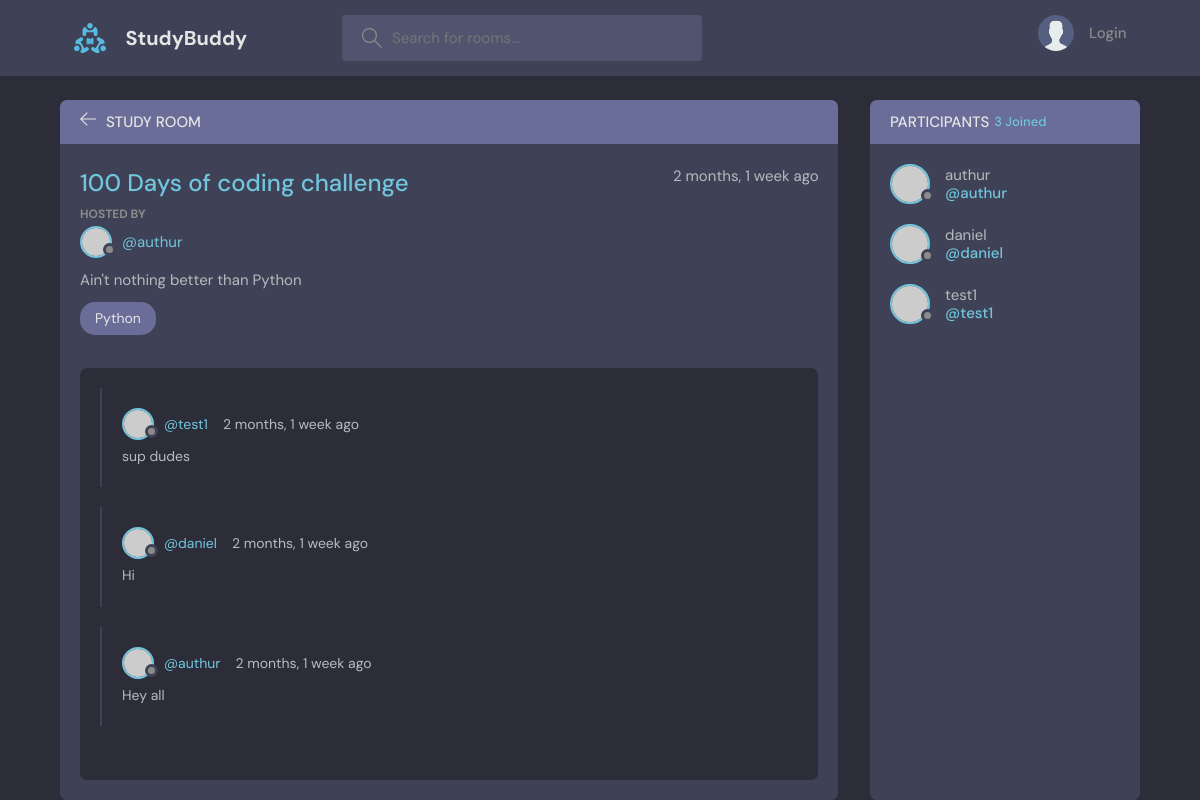
Page /room/2/ on the committed database.
### base/models.py (models this page shows, shortened)
class Room(models.Model):
    host = models.ForeignKey(User, on_delete=models.SET_NULL, null=True)
    topic = models.ForeignKey(Topic, on_delete=models.SET_NULL, null=True)
    name = models.CharField(max_length=200)
    description = models.TextField(null=True, blank=True)
    participants = models.ManyToManyField(User, related_name="participants", blank=True)
    updated = models.DateTimeField(auto_now=True)
    created = models.DateTimeField(auto_now_add=True)
    class Meta:
        ordering = ['-updated', '-created']

class Topic(models.Model):
    name = models.CharField(max_length=200)

class Message(models.Model):
    user = models.ForeignKey(User, on_delete=models.CASCADE)
    room = models.ForeignKey(Room, on_delete=models.CASCADE)
    body = models.TextField()
    updated = models.DateTimeField(auto_now=True)
    created = models.DateTimeField(auto_now_add=True)
    class Meta:
        ordering = ['-updated', '-created']

### base/views.py (the view, shortened to what this page needs)
# urls.py: path('room/<str:pk>/', views.room, name='room'),
def room(request, pk):
    room = Room.objects.get(id=pk)
    participants = room.participants.all()
    room_messages = room.message_set.all().order_by('-created')
    context = {'room': room, 'room_messages': room_messages, 'participants': participants}
    return  render(request, 'base/room.html', context)

### base/templates/base/room.html (shortened to what this page needs)
{% extends 'main.html' %}
{% block content %}
    <main class="profile-page layout layout--2">
      <div class="container">
        <div class="room">
          <div class="room__top">
            <div class="room__topLeft">
              <a href="{% url 'home' %}">
                <svg version="1.1" xmlns="http://www.w3.org/2000/svg" width="32" height="32" viewBox="0 0 32 32">
                  <title>arrow-left</title>
                  <path
                    d="M13.723 2.286l-13.723 13.714 13.719 13.714 1.616-1.611-10.96-10.96h27.625v-2.286h-27.625l10.965-10.965-1.616-1.607z"
                  ></path>
                </svg>
              </a>
              <h3>Study Room</h3>
            </div>
          </div>
          <div class="room__box scroll">
            <div class="room__header scroll">
              <div class="room__info">
                <h3>{{ room.name }}</h3>
                <span>{{room.created|timesince}} ago</span>
              </div>
              <div class="room__hosted">
                <p>Hosted By</p>
                <a href="{% url 'user-profile' room.host.id %}" class="room__author">
                  <div class="avatar avatar--small">
                    <img src="https://randomuser.me/api/portraits/men/37.jpg" />
                  </div>
                  <span>@{{ room.host }}</span>
                </a>
              </div>
              <div class="room__details">
                {{ room.description }}
              </div>
              <span class="room__topics">{{room.topic.name}}</span>
            </div>
            <div class="room__conversation">
              <div class="threads scroll">
              {% for message in room_messages %}
                <div class="thread">
                  <div class="thread__top">
                    <div class="thread__author">
                      <a href="{% url 'user-profile' message.user.id %}" class="thread__authorInfo">
                        <div class="avatar avatar--small">
                          <img src="https://randomuser.me/api/portraits/men/37.jpg" />
                        </div>
                        <span>@{{ message.user.username }}</span>
                      </a>
                      <span class="thread__date">{{ message.created|timesince }} ago</span>
                    </div>
                  </div>
                  <div class="thread__details">
                    {{ message.body }}
                  </div>
                </div>
              {% endfor %}
              </div>
            </div>
          </div>
        </div>
        <div class="participants">
          <h3 class="participants__top">Participants <span>{{participants.count}} Joined</span></h3>
          <div class="participants__list scroll">
          {% for user in participants %}
            <a href="{% url 'user-profile' user.id %}" class="participant">
              <div class="avatar avatar--medium">
                <img src="https://randomuser.me/api/portraits/men/37.jpg" />
              </div>
              <p>
                {{user.username}}
                <span>@{{user.username}}</span>
              </p>
            </a>
            {% endfor %}
          </div>
        </div>
      </div>
    </main>
{% endblock content %}

### rows in the picture
Room: name "100 Days of coding challenge", created "2 months, 1 week", host "authur", description "Ain't nothing better than Python", topic.name "Python"
Message: user.username "test1", created "2 months, 1 week", body "sup dudes"
Message: user.username "daniel", created "2 months, 1 week", body "Hi"
Message: user.username "authur", created "2 months, 1 week", body "Hey all"

### other values in the picture
{{ participants.count }} "3"
{{ user.username }} "authur"
{{ user.username }} "daniel"
{{ user.username }} "test1"
